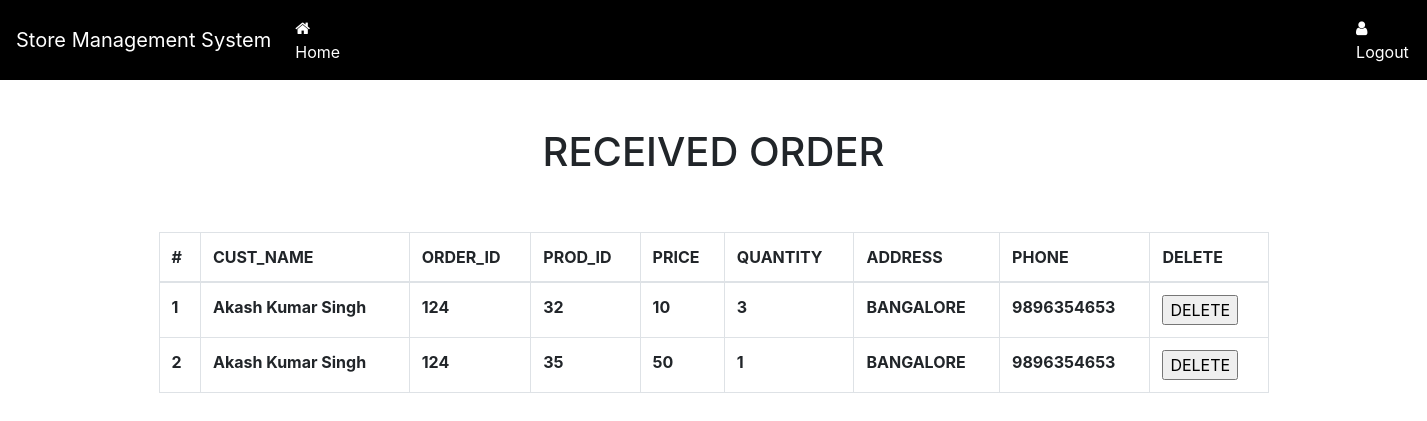
The app's page /PHP/new_order.php (signed in) with its own data.
### tables this page shows
CREATE TABLE `order_received` (
  `id` int(11) NOT NULL,
  `order_id` int(11) NOT NULL,
  `p_id` int(11) NOT NULL,
  `price` bigint(20) NOT NULL,
  `unit` int(11) NOT NULL,
  `CUST_NAME` varchar(200) NOT NULL,
  `phone` varchar(20) NOT NULL,
  `address` text NOT NULL
);

### PHP/new_order.php (the view, shortened to what this page needs)
<!DOCTYPE html>
<html>
<head>
    <link rel="stylesheet" href="https://maxcdn.bootstrapcdn.com/bootstrap/4.0.0-beta.2/css/bootstrap.min.css">
 	<link rel="stylesheet" type="text/css" href="https://maxcdn.bootstrapcdn.com/font-awesome/4.7.0/css/font-awesome.min.css">
 </head>
<body>
	<?php include_once("./header.php"); ?>
	<br/><br/>
	<div class="container">
		<h1><center> RECEIVED ORDER</center> </h1>
		<br></br>
		<table class="table table-hover table-bordered">
		    <thead>
		      <tr>
		        <th>#</th>
		        <th>CUST_NAME</th>
		        <th>ORDER_ID</th>
		        <th>PROD_ID</th>
		        <th>PRICE</th>
		        <th>QUANTITY</th>
		        <th>ADDRESS</th>
		        <th>PHONE</th>
		        <th>DELETE</th>
		      </tr>
		    </thead>
		    <tbody>
		        <?php
						 $hostName = "localhost";
						 $userName = "root";
						 $password = "";
						 $dbName = "storedb";
						 $conn = new mysqli($hostName,$userName,$password,$dbName);
				?>
		        <?php
		        	$getData = "SELECT * FROM order_received";
		        	$result = $conn->query($getData);
		            if ($result->num_rows > 0) {
		            	$i = 1;
		                while($rowFetchData = $result->fetch_assoc()) {
					        	$order_id = $rowFetchData['order_id'];
					        	$p_id = $rowFetchData['p_id'];
					        	$price = $rowFetchData['price'];
					        	$unit = $rowFetchData['unit'];
					        	$cName = $rowFetchData['CUST_NAME'];
					        	$phone = $rowFetchData['phone'];
					        	$address = $rowFetchData['address'];
					        	echo "
					        		<tr>
								        <th>$i</th>
								        <th>$cName</th>
								        <th>$order_id</th>
								        <th>$p_id</th>
								        <th>$price</th>
								        <th>$unit</th>
								        <th>$address</th>
								        <th>$phone</th>
								        	<th><a href='delete.php?order_id=$order_id'><input type='submit' value='DELETE'></a></th>
								    </tr>
					        	";
					        	$i++;
					        }
					    }
		        ?>
		    </tbody>
		  </table>
	</div>
</body>
</html>

### records on screen
order_received: CUST_NAME "Akash Kumar Singh", order "124", p "32", price "10", unit "3", address "BANGALORE", phone "9896354653"
order_received: CUST_NAME "Akash Kumar Singh", order "124", p "35", price "50", unit "1", address "BANGALORE", phone "9896354653"
